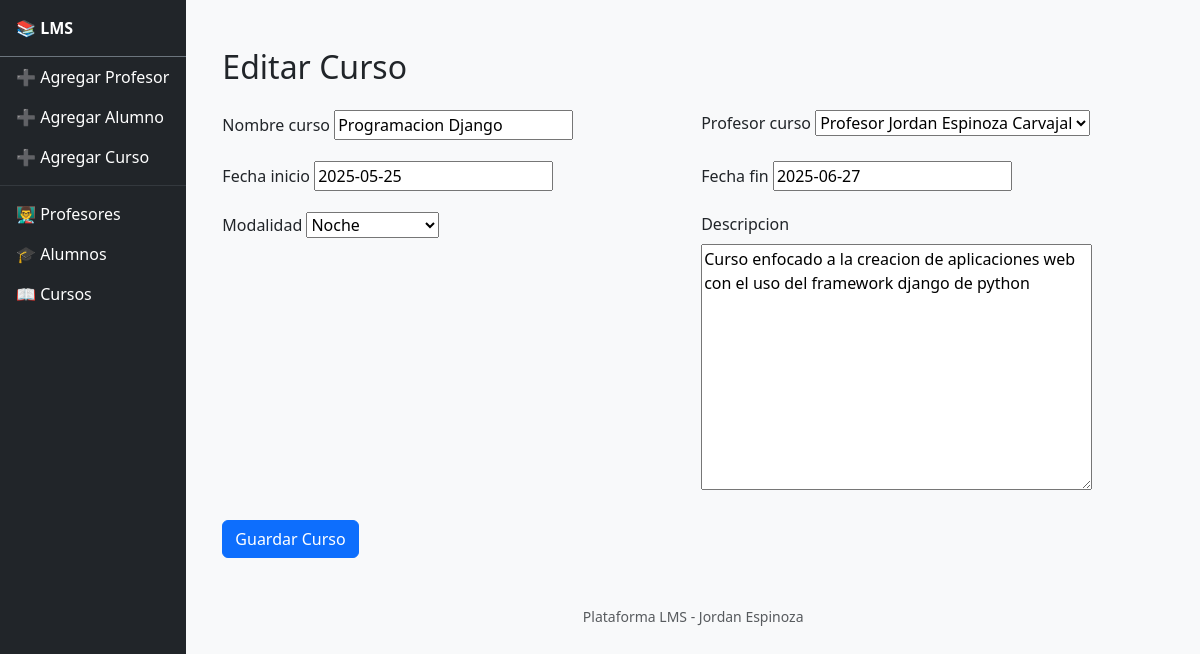
/plataforma/editar_curso/1/, run on the app's committed database.
### Plataforma/models.py (models this page shows, shortened)
class Curso(models.Model):
    MODALIDAD_CHOICES = [
        ('Mañana', 'Mañana'),
        ('Noche', 'Noche'),
        ('Fin de Semana', 'Fin de Semana'),
    ]
    nombre_curso = models.CharField(max_length=100)
    profesor_curso = models.ForeignKey(Profesor, on_delete=models.CASCADE, related_name='cursos')
    max_alumnos = models.PositiveIntegerField(default=40)  # límite
    fecha_inicio = models.DateField()
    fecha_fin = models.DateField()
    modalidad = models.CharField(max_length=100, choices=MODALIDAD_CHOICES)
    descripcion = models.TextField()

### Plataforma/views.py (the view, shortened to what this page needs)
# urls.py: path('editar_curso/<int:pk>/', CursoUpdateView.as_view(), name='editar_curso'),
class CursoUpdateView(UpdateView):
    model = Curso
    template_name = 'plataforma/editar_curso.html'
    fields = ['nombre_curso', 'profesor_curso', 'fecha_inicio', 'fecha_fin', 'modalidad', 'descripcion']

### Plataforma/models.py (called while the page is built)
    def __str__(self):
        return f"Profesor {self.nombre} {self.apellidos}"

### Plataforma/templates/plataforma/editar_curso.html (shortened to what this page needs)
{% extends "template_base.html" %}
{% load static %}
{% block content %}
<div class="main-content">
    <div class="container mt-4">
        <h2 class="mb-4">Editar Curso</h2>
        <form method="post">
            <div class="row g-3">
                {% for field in form %}
                    <div class="col-md-6">
                        <label for="{{ field.id_for_label }}" class="form-label">{{ field.label }}</label>
                        {{ field }}
                    </div>
                {% endfor %}
            </div>
            <button type="submit" class="btn btn-primary mt-4">Guardar Curso</button>
        </form>
    </div>
</div>
{% endblock content %}

### data on the page
Curso: form "Programacion Django" "Profesor Jordan Espinoza Carvajal" "2025-05-25" "2025-06-27" "Noche" "Curso enfocado a la creacion de aplicaciones web con el uso del framework django de python"

### other printed values
{{ field.label }} "Nombre curso" "Profesor curso" "Fecha inicio" "Fecha fin" "Modalidad" "Descripcion"
